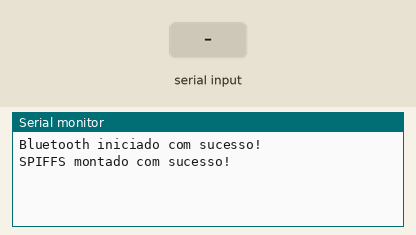
Recording of a sketch running on a simulated ESP32. Shown: the last lines printed to the serial monitor. The test bench sets the inputs (shaded band). Storage starts empty; random numbers use the default seed unless the sketch sets one; nothing arrives over Bluetooth unless stated.

Above: at 2.8 s.
2.9 s: "1\n" received over the second serial link
At 3.9 s:
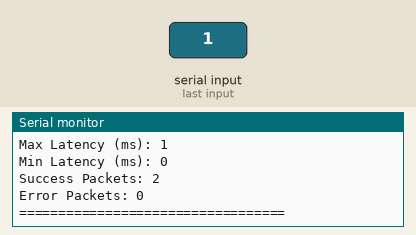
4.5 s: "0\n" received over the second serial link
At 5.8 s:
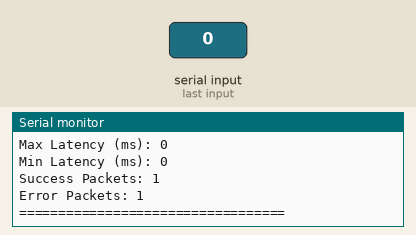
6.0 s: "2\n" received over the second serial link
At 7.0 s:
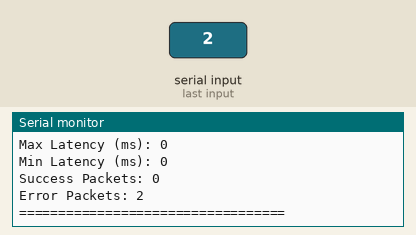

Measured:
- after the input at 2.9 s, the serial monitor: prints a new line after 0.14 s (image 1)
- after the input at 4.5 s, the serial monitor: prints a new line after 0.61 s (image 2)
- after the input at 6.0 s, the serial monitor: prints a new line after 0.17 s (image 3)

The sketch:

ESP_Receptor_BT3.ino
```cpp
#include <BluetoothSerial.h>
#include <FS.h>
#include <SPIFFS.h>
#include <vector>

// Definição do objeto Bluetooth
BluetoothSerial SerialBT;
unsigned long startTime, endTime;
std::vector<unsigned long> packetTimes;
unsigned long totalLatency = 0;
unsigned long maxLatency = 0;
unsigned long minLatency = 0xFFFFFFFF;
int packetCountSuccess = 0;
int packetCountFail = 0;

void setup() {
  // Inicialização da Serial para monitoramento
  Serial.begin(115200);

  // Inicialização do Bluetooth
  if (!SerialBT.begin("ESP32_BT")) {
    Serial.println("Falha ao iniciar o Bluetooth");
    while (1);
  }
  Serial.println("Bluetooth iniciado com sucesso!");

  // Inicialização do SPIFFS
  if (!SPIFFS.begin(true)) {
    Serial.println("Falha ao montar o sistema de arquivos");
    while (1);
  }
  Serial.println("SPIFFS montado com sucesso!");

  // Cria um arquivo de exemplo no SPIFFS
  createExampleFile("/example.txt", "Este é um exemplo de dados do arquivo");

  // Inicia o tempo de referência
  startTime = millis();
}

void loop() {
  // Verifica se há dados recebidos
  if (SerialBT.available()) {
    String filePath = "/received_data.txt";
    File file = SPIFFS.open(filePath, FILE_WRITE);
    if (!file) {
      Serial.println("Falha ao abrir o arquivo para escrita");
      return;
    }

    // Inicia o tempo de transmissão
    startTime = millis();
    packetTimes.clear();
    totalLatency = 0;
    maxLatency = 0;
    minLatency = 0xFFFFFFFF;
    packetCountSuccess = 0;
    packetCountFail = 0;

    while (SerialBT.available()) {
      char receivedChar = SerialBT.read();
      file.write(receivedChar);

      unsigned long currentTime = millis();
      unsigned long latency = currentTime - (packetTimes.empty() ? startTime : packetTimes.back());
      packetTimes.push_back(currentTime);
      totalLatency += latency;
      if (latency > maxLatency) maxLatency = latency;
      if (latency < minLatency) minLatency = latency;

      // Simula pacotes de sucesso e falha
      bool success = random(0, 2); // Simula sucesso (0) ou falha (1)
      if (success) {
        packetCountSuccess++;
      } else {
        packetCountFail++;
      }
    }
    file.close();

    // Finaliza o tempo de transmissão
    endTime = millis();

    Serial.println("Dados recebidos e salvos no arquivo");

    // Imprime informações no monitor serial e envia para o celular
    printStats(filePath);
  }

  delay(1000);
}

void createExampleFile(const char* path, const char* message) {
  File file = SPIFFS.open(path, FILE_WRITE);
  if (!file) {
    Serial.println("Falha ao abrir o arquivo para escrita");
    return;
  }
  file.print(message);
  file.close();
}

void printStats(const String& filePath) {
  // Obtém o tamanho do arquivo
  File file = SPIFFS.open(filePath, FILE_READ);
  if (!file) {
    Serial.println("Falha ao abrir o arquivo para leitura");
    return;
  }
  size_t fileSize = file.size();
  file.close();

  // Calcula o jitter
  unsigned long jitter = calculateJitter(packetTimes);

  // Formata as estatísticas
  String stats = "========== Estatísticas ==========\n";
  stats += "Filename:" + filePath + "\n";
  stats += "Size (bytes):" + String(fileSize) + "\n";
  stats += "Start Time(ms):" + String(startTime) + "\n";
  stats += "End Time (ms): " + String(endTime) + "\n";
  stats += "Duration  (ms): " + String(endTime - startTime) + "\n";
  stats += "Jitter (ms): " + String(jitter) + " \n";
  stats += "Avg Latency (ms): " + String(packetTimes.size() ? totalLatency / packetTimes.size() : 0) + " \n";
  stats += "Max Latency (ms): " + String(maxLatency) + " \n";
  stats += "Min Latency (ms): " + String(minLatency) + " \n";
  stats += "Success Packets: " + String(packetCountSuccess) + "\n";
  stats += "Error Packets: " + String(packetCountFail) + "\n";
  stats += "==================================\n";

  // Imprime as estatísticas no monitor serial
  Serial.print(stats);

  // Envia as estatísticas para o celular via Bluetooth
  SerialBT.print(stats);
}

unsigned long calculateJitter(const std::vector<unsigned long>& packetTimes) {
  if (packetTimes.size() < 2) return 0;

  unsigned long jitterSum = 0;
  for (size_t i = 1; i < packetTimes.size(); ++i) {
    unsigned long diff = labs(packetTimes[i] - packetTimes[i - 1]);
    if (i > 1) {
      unsigned long prevDiff = labs(packetTimes[i - 1] - packetTimes[i - 2]);
      jitterSum += labs(diff - prevDiff);
    }
  }
  return jitterSum / (packetTimes.size() - 1);
}
```
